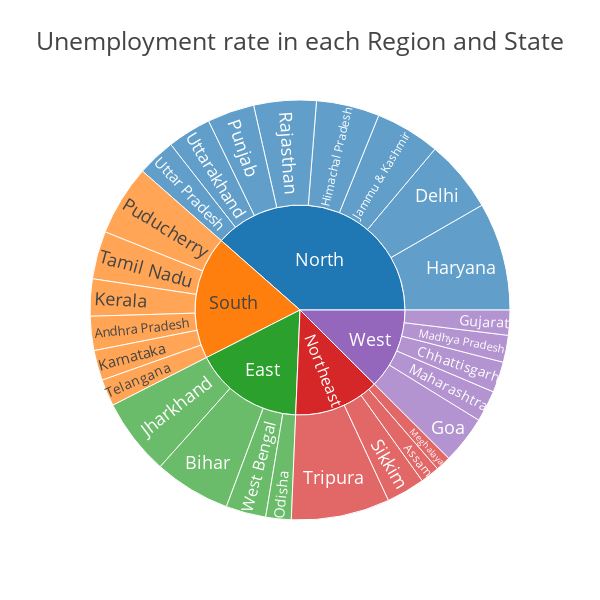

Here is the notebook cell this chart was saved with:
### Code cell
## Sunburst chart showing unemployment rate in each Region and State

# Creating a DataFrame with relevant columns
unemployed_df = df_copy[['States', 'Region', 'Unemployment_Rate', 'Employed', 'Labor_Participation_Rate']]

unemployed = unemployed_df.groupby(['Region', 'States'])['Unemployment_Rate'].mean().reset_index()

# Creating a Sunburst chart 
fig = px.sunburst(unemployed, path=['Region', 'States'], values='Unemployment_Rate', color_continuous_scale='rdylbu',
                  title='Unemployment rate in each Region and State', height=550, template='presentation')

fig.update_layout(width=600, height=600)
fig.show()

### Figure 1 — Plotly figure (JSON) as saved in the notebook; plotly's stock layout.template omitted (floating-point values rounded to 4 significant figures)
{"data": [{"branchvalues": "total", "domain": {"x": [0, 1], "y": [0, 1]}, "hovertemplate": "labels=%{label}<br>Unemployment_Rate=%{value}<br>parent=%{parent}<br>id=%{id}<extra></extra>", "ids": ["South/Andhra Pradesh", "Northeast/Assam", "East/Bihar", "West/Chhattisgarh", "North/Delhi", "West/Goa", "West/Gujarat", "North/Haryana", "North/Himachal Pradesh", "North/Jammu & Kashmir", "East/Jharkhand", "South/Karnataka", "South/Kerala", "West/Madhya Pradesh", "West/Maharashtra", "Northeast/Meghalaya", "East/Odisha", "South/Puducherry", "North/Punjab", "North/Rajasthan", "Northeast/Sikkim", "South/Tamil Nadu", "South/Telangana", "Northeast/Tripura", "North/Uttar Pradesh", "North/Uttarakhand", "East/West Bengal", "East", "North", "Northeast", "South", "West"], "labels": ["Andhra Pradesh", "Assam", "Bihar", "Chhattisgarh", "Delhi", "Goa", "Gujarat", "Haryana", "Himachal Pradesh", "Jammu & Kashmir", "Jharkhand", "Karnataka", "Kerala", "Madhya Pradesh", "Maharashtra", "Meghalaya", "Odisha", "Puducherry", "Punjab", "Rajasthan", "Sikkim", "Tamil Nadu", "Telangana", "Tripura", "Uttar Pradesh", "Uttarakhand", "West Bengal", "East", "North", "Northeast", "South", "West"], "name": "", "parents": ["South", "Northeast", "East", "West", "North", "West", "West", "North", "North", "North", "East", "South", "South", "West", "West", "Northeast", "East", "South", "North", "North", "Northeast", "South", "South", "Northeast", "North", "North", "East", "", "", "", "", ""], "type": "sunburst", "values": [8.664, 4.856, 19.47, 7.819, 18.41, 12.17, 6.376, 27.48, 16.07, 16.48, 19.54, 7.668, 9.434, 6.854, 7.979, 3.866, 6.462, 17.94, 11.98, 15.87, 9.793, 12.19, 6.833, 25.05, 9.737, 11.16, 10.19, 55.66, 127.2, 43.57, 62.73, 41.2]}], "layout": {"height": 600, "legend": {"tracegroupgap": 0}, "title": {"text": "Unemployment rate in each Region and State"}, "width": 600}}
